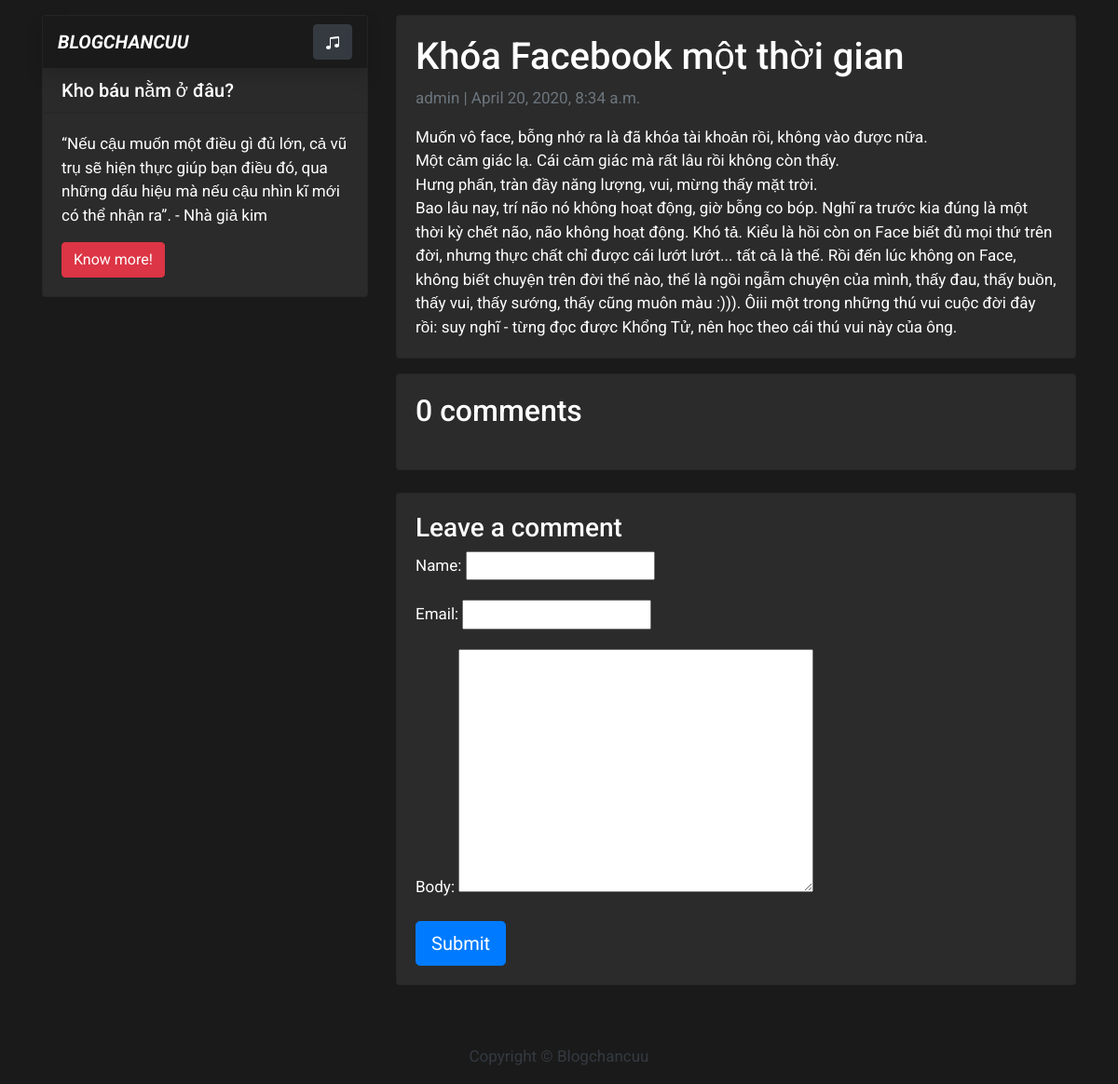
The page /khoa-facebook-mot-thoi-gian/ on the database its author committed.
### blog/models.py (models this page shows, shortened)
class Post(models.Model):
	title = models.CharField(max_length=200, unique=True)
	slug = models.SlugField(max_length=200, unique=True)
	author = models.ForeignKey(User, on_delete= models.CASCADE, related_name="blog_posts")
	update_on = models.DateTimeField(auto_now= True)
	content = models.TextField()
	created_on = models.DateTimeField(auto_now_add=True)
	status = models.IntegerField(choices= STATUS, default=0)
	class Meta:
		ordering = ['-created_on']

### blog/views.py (the view)
# urls.py: path('<slug:slug>/', views.post_detail, name='post_detail'),
def post_detail(request, slug):
    template_name = 'post_detail.html'
    post = get_object_or_404(Post, slug=slug)
    comments = post.comments.filter(active=True)
    new_comment = None
    print(post.title)
    if request.method == 'POST':
        comment_form = CommentForm(data=request.POST)
        if comment_form.is_valid():
            new_comment = comment_form.save(commit=False)
            new_comment.post = post
            new_comment.save()
    else:
        comment_form = CommentForm()
    return render(request, template_name, {
        'post': post,
        'comments': comments,
        'new_comment': new_comment,
        'comment_form': comment_form
    })

### blog/forms.py
class CommentForm(forms.ModelForm):
    class Meta:
        model = Comment
        fields = ('name', 'email', 'body')

### templates/post_detail.html (shortened to what this page needs)
{% extends 'base.html' %} {% block content %}
<div class="container">
  <div class="row">
    {% block sidebar %} {% include 'sidebar.html' %} {% endblock sidebar %}
    <div class="col-md-8 mb-4  mt-3 left  top">
      <div class="card-body card">
        <h1>{% block title %} {{ post.title }} {% endblock title %}</h1>
        <p class=" text-muted">{{ post.author }} | {{ post.created_on }}</p>
        <div class="">{{ post.content | safe }}</div>
      </div>
      <div class="card-body card mb-4 mt-3">
        {% with comments.count as total_comments %}
        <h2>{{ total_comments }} comments</h2>
          {% endwith %}
      </div>
      <div class="card-body card mb-4 mt-3">
        {% if new_comment %}
        <div class="alert alert-success" role="alert">
          Your comment is awaiting moderation
        </div>
        {% else %}
        <h3>Leave a comment</h3>
        <form method="post">
          {{ comment_form.as_p }}
          <button type="submit" class="btn btn-primary  btn-lg">Submit</button>
        </form>
        {% endif %}
      </div>
    </div>
  </div>
</div>
{% endblock content %}

### static/css/base.css (style rules this page uses)
body { font-family: "Roboto", sans-serif; font-size: 17px; background-color: #1a1a1a; }
.card { background-color: #2b2b2b; color: #fff; }

### rows shown on the page
Post: title "Khóa Facebook một thời gian", author "admin", created_on "April 20, 2020, 8:34 a.m.", content "Muốn vô face, bỗng nhớ ra là đã khóa tài khoản rồi, không vào được nữa. Một cảm giác lạ. Cái cảm giác mà rất lâu rồi không còn thấy. Hưng phấn, tràn đầy năng lượng, vui, mừng thấy mặt trời. Bao lâu nay, trí não nó không hoạt động, giờ bỗng co bóp. Nghĩ ra trước kia đúng là một thời kỳ chết não, não không hoạt động. Khó tả. Kiểu là hồi còn on Face biết đủ mọi thứ trên đời, nhưng thực chất chỉ được cái lướt lướt... tất cả là thế. Rồi đến lúc không on Face, không biết chuyện trên đời thế nào, thế là ngồi ngẫm chuyện của mình, thấy đau, thấy buồn, thấy vui, thấy sướng, thấy cũng muôn màu :))). Ôiii một trong những thú vui cuộc đời đây rồi: suy nghĩ - từng đọc được Khổng Tử, nên học theo cái thú…"

### other values the page prints
{{ total_comments }} "0"
